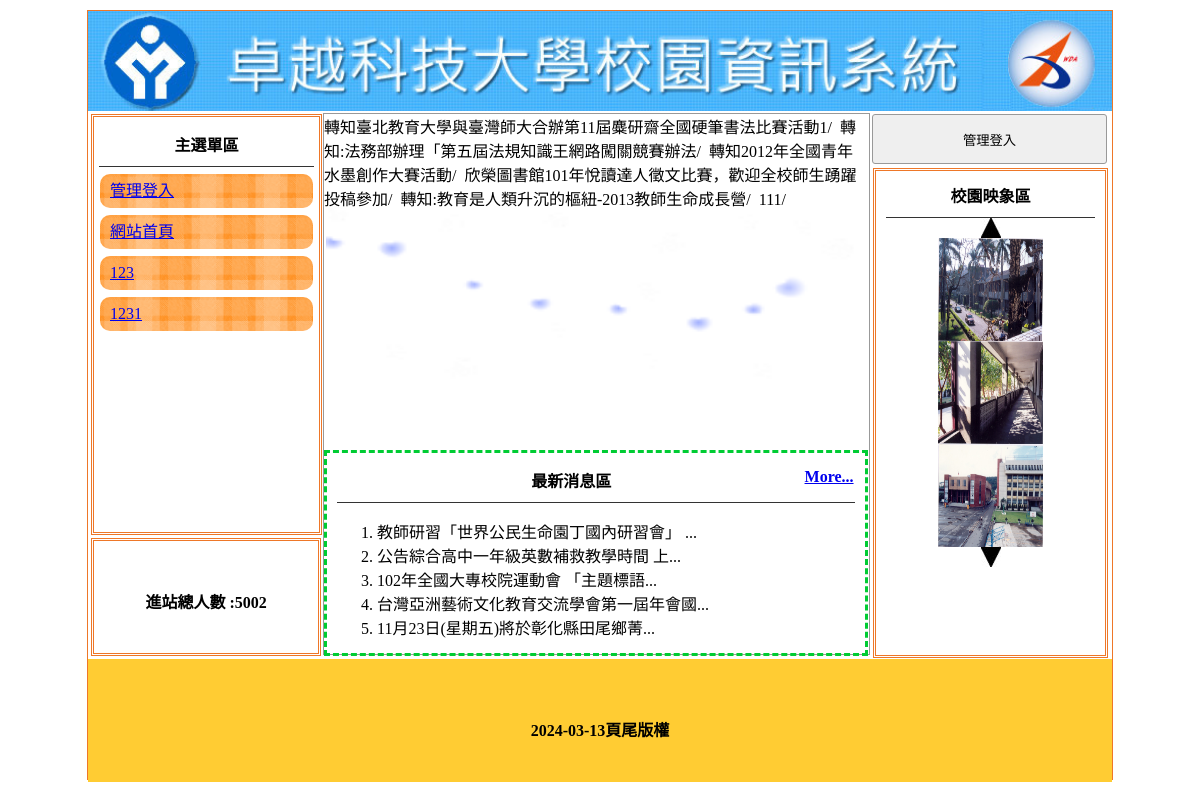
The page / on the database its author committed.
### tables this page shows
CREATE TABLE `titles` (
  `id` int(10) UNSIGNED NOT NULL,
  `img` text NOT NULL,
  `text` text NOT NULL,
  `sh` int(1) NOT NULL DEFAULT 0
);

CREATE TABLE `menu` (
  `id` int(10) UNSIGNED NOT NULL,
  `text` text NOT NULL,
  `href` text NOT NULL,
  `menu_id` int(5) NOT NULL,
  `sh` int(1) NOT NULL DEFAULT 1
);

CREATE TABLE `total` (
  `id` int(10) UNSIGNED NOT NULL,
  `total` int(5) NOT NULL
);

CREATE TABLE `ad` (
  `id` int(10) UNSIGNED NOT NULL,
  `text` text NOT NULL,
  `sh` int(1) NOT NULL DEFAULT 1
);

CREATE TABLE `news` (
  `id` int(10) UNSIGNED NOT NULL,
  `text` text NOT NULL,
  `sh` int(1) NOT NULL DEFAULT 1
);

CREATE TABLE `image` (
  `id` int(10) UNSIGNED NOT NULL,
  `img` text NOT NULL,
  `sh` int(1) NOT NULL DEFAULT 1
);

CREATE TABLE `bottom` (
  `id` int(10) UNSIGNED NOT NULL,
  `bottom` text NOT NULL
);

### api/db.php (called while the page is built, shortened)
<?php
class DB
{
    protected $dsn = "mysql:host=localhost;charset=utf8;dbname=c1-06";
    protected $pdo;
    protected $table;
    public function __construct($table)
    {
        $this->table = $table;
        $this->pdo = new PDO($this->dsn, 'root', '');
    }
    private function a2s($array)
    {
        foreach ($array as $col => $value) {
            $tmp[] = "`$col`='$value'";
        }
        return $tmp;
    }
    function find($id)
    {
        $sql = "select * from `$this->table` where ";
        if (is_array($id)) {
            $tmp = $this->a2s($id);
            $sql .= join(" && ", $tmp);
        } elseif (is_numeric($id)) {
            $sql .= "`id`='$id'";
        } else {
            echo "x type";
        }
        return $this->pdo->query($sql)->fetch(PDO::FETCH_ASSOC);
    }
    private function sql_all($sql, $array, $other)
    {
        if (isset($this->table) && !empty($this->table)) {
            if (is_array($array)) {
                if (!empty($array)) {
                    $tmp = $this->a2s($array);
                    $sql .= " where " . join(" && ", $tmp);
                }
            } else {
                $sql .= " $array ";
            }
            return $sql .= $other;
        } else {
            echo "x table";
        }
    }
    function all($where = '', $other = '')
    {
        $sql = "select * from `$this->table` ";
        $sql = $this->sql_all($sql, $where, $other);
        return $this->pdo->query($sql)->fetchAll(PDO::FETCH_ASSOC);
    }
    function count($where = '', $other = '')
    {
        $sql = "select count(*) from `$this->table` ";
        $sql = $this->sql_all($sql, $where, $other);
        return $this->pdo->query($sql)->fetchColumn();
    }
}
$Title = new DB('titles');
$Total = new DB('total');
$Bottom = new DB('bottom');
$Image = new DB('image');
$News = new DB('news');
$Menu = new DB('menu');
$Ad = new DB('ad');

### index.php (the view, shortened to what this page needs)
<?php include_once "./api/db.php"; ?>
<!DOCTYPE html PUBLIC "-//W3C//DTD XHTML 1.0 Transitional//EN" "http://www.w3.org/TR/xhtml1/DTD/xhtml1-transitional.dtd">
<html xmlns="http://www.w3.org/1999/xhtml">
<head>
	<link href="./css/css.css" rel="stylesheet" type="text/css">
</head>
<body>
	<div id="main">
		<?php $row = $Title->find(['sh' => 1]); ?>
		<a title="<?= $row['text']; ?>" href="./index.php">
			<div class="ti" style="background:url('./img/<?= $row['img']; ?>'); background-size:cover;"></div>
		</a>
		<div id="ms">
			<div id="lf" style="float:left;">
				<div id="menuput" class="dbor">
					<span class="t botli">主選單區</span>
					<?php
					$rows = $Menu->all(['menu_id' => 0, 'sh' => 1]);
					foreach ($rows as $row) {
					?>
						<div class="mainmu"><a href="<?= $row['href']; ?>"><?= $row['text']; ?></a>
						</div>
					<?php
					}
					?>
				</div>
				<div class="dbor" style="margin:3px; width:95%; height:20%; line-height:100px;">
					<span class="t">進站總人數 :<?= $Total->find(1)['total']; ?></span>
				</div>
			</div>
			<?php
			$do = $_GET['do'] ?? 'main';
			$file = "./front/{$do}.php";
			if (file_exists($file)) {
				include $file;
			} else {
				include "./front/main.php";
			}
			?>
			<div class="di di ad" style="height:540px; width:23%; padding:0px; margin-left:22px; float:left; ">
				<button style="width:100%; margin-left:auto; margin-right:auto; margin-top:2px; height:50px;" onclick="lo('?do=login')">管理登入</button>
				<div style="width:89%; height:480px;" class="dbor">
					<span class="t botli">校園映象區</span>
					<div class="cent" onclick="pp(1)"><img src="./icon/up.jpg" alt=""></div>
					<?php
					$rows = $Image->all(['sh' => 1]);
					foreach ($rows as $idx => $row) {
					?>
						<div class="im cent" id="ssaa<?= $idx; ?>"><img src="./img/<?= $row['img']; ?>" style="width: 105px;height: 103px;"></div>
					<?php
					}
					?>
					<div class="cent" onclick="pp(2)"><img src="./icon/dn.jpg" alt=""></div>
				</div>
			</div>
		</div>
		<div style="width:1024px; left:0px; position:relative; background:#FC3; margin-top:4px; height:123px; display:block;">
			<span class="t" style="line-height:123px;"><?= $Bottom->find(1)['bottom']; ?></span>
		</div>
	</div>
</body>
</html>

### front/main.php (shortened to what this page needs)
<div class="di" style="height:540px; border:#999 1px solid; width:53.2%; margin:2px 0px 0px 0px; float:left; position:relative; left:20px;">
    <marquee scrolldelay="120" direction="left" style="position:absolute; width:100%; height:40px;">
        <?php
        $rows = $Ad->all(['sh' => 1]);
        foreach ($rows as $row) {
            echo $row['text'];
            echo "/&nbsp;&nbsp;";
        }
        ?>
    </marquee>
    <div style="height:32px; display:block;"></div>
    <div style="width:100%; padding:2px; height:290px;">
        <div id="mwww" loop="true" style="width:100%; height:100%;">
        </div>
    </div>
    <div style="width:95%; padding:2px; height:190px; margin-top:10px; padding:5px 10px 5px 10px; border:#0C3 dashed 3px; position:relative;">
        <span class="t botli">最新消息區
            <?php
            if ($News->count(['sh' => 1]) > 5) {
                echo "<a href='?do=news' style='float:right'>More...</a>";
            }
            ?>
        </span>
        <ul class="ssaa" style="list-style-type:decimal;">
            <?php
            $rows = $News->all(['sh' => 1], " limit 5");
            foreach ($rows as $row) {
            ?>
                <li><?= mb_substr($row['text'], 0, 20); ?>...
                </li>
            <?php
            }
            ?>
        </ul>
    </div>
</div>

### css/css.css (style rules this page uses)
body { padding: 0px; margin: 0px; }
#main { width: 1024px; height: 768px; margin: 10px auto 10px auto; border: #EE7728 1px solid; position: relative; }
.ti { width: 100%; height: 100px; position: relative; background-size: cover; background-repeat: no-repeat; }
.dbor { border: #EE7728 double 3px; margin: 1px; padding: 2px 10px 2px 10px; }
.t { font-weight: 800; display: block; text-align: center; padding: 10px 1px 10px 1px; }
.botli { border-bottom: #333 1px solid; }
.mainmu { position: relative; border-radius: 10px; background: url(../icon/menu.fw.png) center no-repeat; background-size: cover; line-height: 30px; padding: 2px 10px 2px 10px; margin: 7px 1px 7px 1px; }
#lf { height: 540px; width: 21%; display: inline-block; }
#menuput { width: 100%; height: 75%; position: relative; padding: 5px; display: block; margin: 3px; }
.di { display: inline-block; }
.ad { margin: 1px; padding: 2px 10px 2px 10px; }
.cent { text-align: center; }
input, button { border: #999 1px solid; border-radius: 3px; background: #EFEFEF; padding: 5px; margin: 3px; }

### rows shown on the page
titles: img (picture)
menu: text "管理登入"
menu: text "網站首頁"
menu: text "123"
menu: text "1231"
total: total "5002"
ad: text "轉知臺北教育大學與臺灣師大合辦第11屆麋研齋全國硬筆書法比賽活動1"
ad: text "轉知:法務部辦理「第五屆法規知識王網路闖關競賽辦法"
ad: text "轉知2012年全國青年水墨創作大賽活動"
ad: text "欣榮圖書館101年悅讀達人徵文比賽，歡迎全校師生踴躍投稿參加"
ad: text "轉知:教育是人類升沉的樞紐-2013教師生命成長營"
ad: text "111"
news: text "教師研習「世界公民生命園丁國內研習會」"
news: text "公告綜合高中一年級英數補救教學時間 上"
news: text "102年全國大專校院運動會 「主題標語"
news: text "台灣亞洲藝術文化教育交流學會第一屆年會國"
news: text "11月23日(星期五)將於彰化縣田尾鄉菁"
image: img (picture)
image: img (picture)
image: img (picture)
bottom: bottom "2024-03-13頁尾版權"
